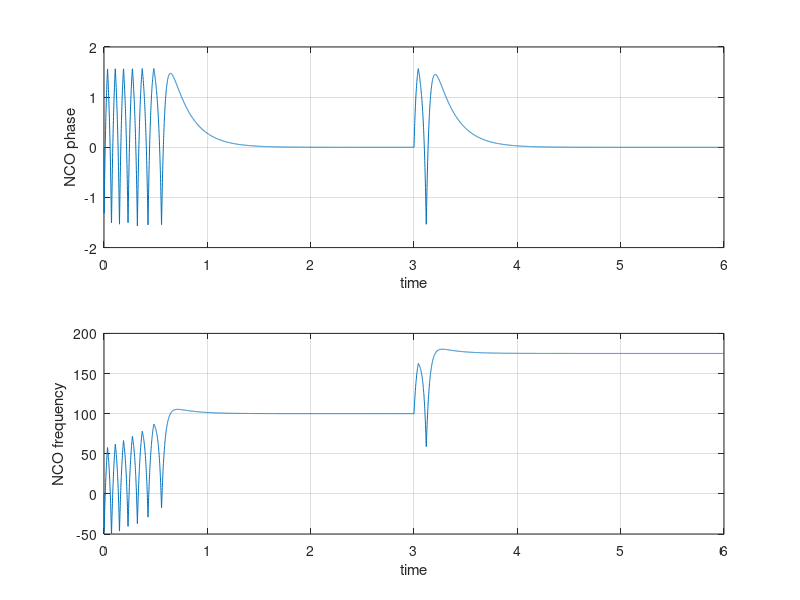

MATLAB code to generate this figure:
%% https://github.com/VSHEV92/Synchronization_Systems_Models
clc; clear; close all; 

%% Упрощенная модель фапч с треугольным детектором детектором.
%% Коэффициент усиления и амплитуда сигнала NCO равны 1.

%% Литература: 
%% Общая модель: Gardner Phaselock Technique p.30

%% pull-out range: Best PLL Design, Simulation and Applications. p. 75
%% delta_wpo = 2.46 * wn * (0.65 + ksi);

%% pull-in time: Best PLL Design, Simulation and Applications. p. 75
%% Tp = (w_s/wn)^2 * (4/pi^2) / (ksi*wn); 


%% --------------------------------------------------------------------------
%% Параметры модели
Ts = 1e-3;                % шаг дискретизации
Tsim = 6;                 % время моделирования

phase0_s = 30;            % начальная фаза входного сигнала (градусы)
w_s = 100;                % значение частоты сигнала
w_s_change_time = 3;      % момент времени изменения частоты сигнала
w_s_new = 175;             % новое значение частоты сигнала

ksi = sqrt(2);            % декремент затухания 
BL = 10;                  % шумовая полоса
PD_max = pi/2;            % максимальное значение на выходе детектора
Kd = 1;                   % коэффициент усиления фазового детектора

%% --------------------------------------------------------------------------
%% Расчет параметров, необходимых для моделирования
Time = 0:Ts:Tsim;         % массив с отчетами времени
Nsamp = length(Time);     % число отсчетов

w_s_change_sample = round(w_s_change_time/Ts); % номер отсчета изменения частоты сигнала

BL_n = BL * Ts;           % нормированная шумовая полоса
Kp = 4*ksi*BL_n / (ksi + 0.25/ksi) / Kd;        % усиление пропорциональной ветви
Ki = 4*BL_n^2 / (ksi + 0.25/ksi)^2 / Kd;        % усиление интегрирующей ветви

%% --------------------------------------------------------------------------
%% Расчет характеристик фапч 
wn = 2 * BL / (ksi + 0.25/ksi);                 % резонансная частота (рад/с)
delta_wpo = 2.46 * wn * (0.65 + ksi);           % ожидаемый pull-out range (рад/с)
wL = PD_max * Kd * (Kp / Ts);                   % lock-in range (рад/c) 
Tp = (w_s/wn)^2 * (4/pi^2) / (ksi*wn);          % pull-in time 

%% --------------------------------------------------------------------------
%% входной сигнал
% частота входного сигнала
input_w = [w_s * ones(1,w_s_change_sample), w_s_new * ones(1, Nsamp-w_s_change_sample)];

% фаза входного сигнала
input_phase = zeros(1,Nsamp);
input_phase(1) = phase0_s;
for k = 2:Nsamp
    input_phase(k) = input_phase(k-1) + Ts * input_w(k-1);
end

%% --------------------------------------------------------------------------
%% моделирование работы фапч
%% ошибка по фазе, выход фильтра и фаза NCO
err = zeros(1, Nsamp);
nco_phase = zeros(1, Nsamp);
loop_filter_out = zeros(1, Nsamp);

%% прошлое значение в интегрирующей ветви
ki_out_last = 0;

for n = 2:Nsamp
    % вычисление ошибки
    phase_diff = input_phase(n) - nco_phase(n-1);
    sawtooth_wrap = mod(phase_diff + 2*PD_max, 4*PD_max) - 2*PD_max;
    
    if sawtooth_wrap > PD_max
        triangle_correction = 2*PD_max - sawtooth_wrap;
    elseif sawtooth_wrap < -PD_max
        triangle_correction = -2*PD_max - sawtooth_wrap;
    else
        triangle_correction = sawtooth_wrap;
    end

    err(n) = Kd * triangle_correction;

    % петлевой фильтр
    kp_out = Kp * err(n);
    ki_out = Ki * err(n) + ki_out_last;
    loop_filter_out(n) = kp_out + ki_out;
    ki_out_last = ki_out;

    % вычисление фазы NCO
    nco_phase(n) = nco_phase(n-1) + loop_filter_out(n); 
end

%% ----------------------------------------------------
%% вывод рассчетных значений
disp(['Natural frequency (rad/s): ', num2str(wn)])
disp(['Pull-out range (rad/s): ', num2str(delta_wpo)])
disp(['Lock-in range (rad/s): ', num2str(wL)])
disp(['Pull-in time (s): ', num2str(Tp)])

%% вывод графиков
subplot(2,1,1)
plot(Time, err); grid on;
xlabel('time'); ylabel('NCO phase')

subplot(2,1,2)
plot(Time, loop_filter_out / Ts); grid on;
xlabel('time'); ylabel('NCO frequency')